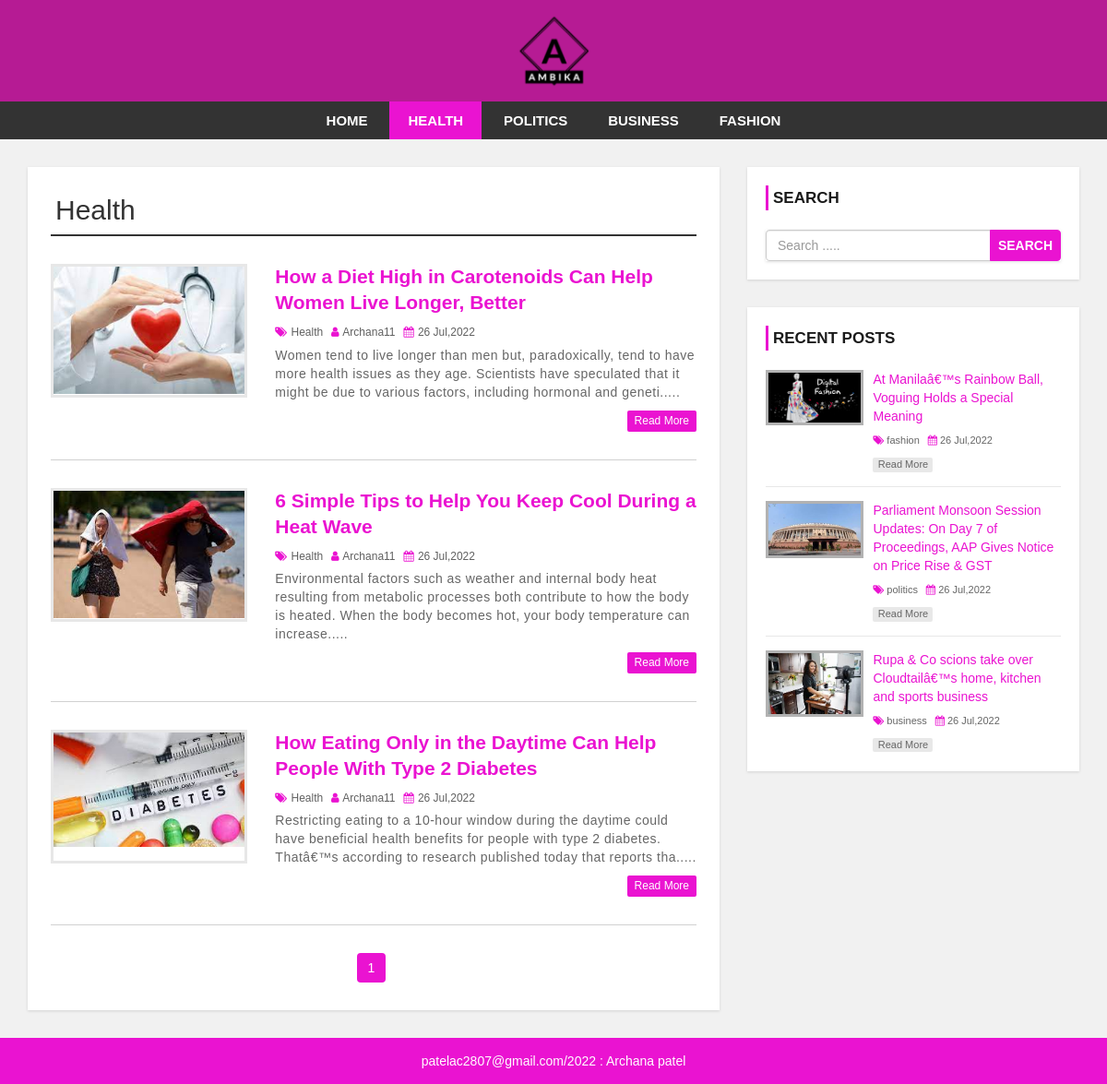
The app's page /category.php?cid=32 with its own data.
### tables this page shows
CREATE TABLE `setting` (
  `website_name` varchar(60) NOT NULL,
  `footer_desc` varchar(255) NOT NULL,
  `website_logo` varchar(60) NOT NULL
);

CREATE TABLE `category` (
  `category_id` int(11) NOT NULL,
  `category_name` varchar(100) NOT NULL,
  `post` int(11) NOT NULL DEFAULT '0'
);

CREATE TABLE `post` (
  `post_id` int(11) NOT NULL,
  `title` varchar(100) NOT NULL,
  `description` text NOT NULL,
  `category` varchar(100) NOT NULL,
  `post_date` varchar(50) NOT NULL,
  `author` int(11) NOT NULL,
  `post_img` varchar(100) NOT NULL
);

CREATE TABLE `user` (
  `user_id` int(10) UNSIGNED NOT NULL,
  `first_name` varchar(30) NOT NULL,
  `last_name` varchar(30) NOT NULL,
  `username` varchar(30) DEFAULT NULL,
  `password` varchar(40) DEFAULT NULL,
  `role` int(11) NOT NULL
);

### category.php (the view, shortened to what this page needs)
<?php include 'header.php'; ?>
    <div id="main-content">
      <div class="container">
        <div class="row">
            <div class="col-md-8">
                <div class="post-container">
                <?php
                    $sql1="SELECT * FROM category WHERE category_id={$cat_id} ";
                    $result1=mysqli_query($con,$sql1);
                    $row1=mysqli_fetch_assoc($result1);
                ?>
                <h2 class="page-heading"><?php echo $row1['category_name']; ?></h2>
<?php
 $limit=3;
if(isset($_GET["page"]))
{
    $page=$_GET["page"];
}
else
{
    $page=1;
}
$offset=($page-1)*$limit;
if(isset($_GET["cid"]))
{
    $cat_id=$_GET["cid"];
}
$sql="SELECT * FROM post
LEFT JOIN category ON post.category=category.category_id
LEFT JOIN user ON post.author=user.user_id
WHERE post.category={$cat_id}
ORDER BY post_id DESC LIMIT {$offset},{$limit}";
$result=mysqli_query($con,$sql);
if(mysqli_num_rows($result)>0)
{
    while($row=mysqli_fetch_assoc($result))
    {
?>
                        <div class="post-content">
                            <div class="row">
                                <div class="col-md-4">
                                    <a class="post-img" href="single.php?sid=<?php echo $row["post_id"]; ?>"><img src="admin/upload/<?php echo $row['post_img']; ?>" alt=""/></a>
                                </div>
                                <div class="col-md-8">
                                    <div class="inner-content clearfix">
                                        <h3><a href='single.php?sid=<?php echo $row["post_id"]; ?>'><?php echo $row['title']; ?></a></h3>
                                        <div class="post-information">
                                            <span>
                                                <i class="fa fa-tags" aria-hidden="true"></i>
                                                <a href='category.php?cid=<?php echo $row['category']; ?>'><?php echo $row['category_name']; ?></a>
                                            </span>
                                            <span>
                                                <i class="fa fa-user" aria-hidden="true"></i>
                                                <a href='author.php?aid=<?php echo $row['author']; ?>'><?php echo $row['username']; ?></a>
                                            </span>
                                            <span>
                                                <i class="fa fa-calendar" aria-hidden="true"></i>
                                                <?php echo $row['post_date']; ?>
                                            </span>
                                        </div>
                                        <p class="description">
                                        <?php echo substr($row['description'],0,200). '.....'; ?>
                                        </p>
                                        <a class='read-more pull-right' href='single.php?sid=<?php echo $row["post_id"]; ?>'>read more</a>
                                    </div>
                                </div>
                            </div>
                        </div>
                        <?php
                            }
                        }
                            ?>
                    <?php
                    $totalrecord=$row1['post'];
                    $totalpage=ceil($totalrecord/$limit);
                  ?>
                  <ul class='pagination admin-pagination'>
                    <?php
                      for($i=1;$i<=$totalpage;$i++)
                      {
                        if($i==$page)
                        {
                            $active="active";
                        }
                        else
                        {
                            $active="";
                        }
                      ?>
                     <li class="<?php echo $active ?>"><a href="category.php?cid=<?php echo $cat_id; ?>&page=<?php echo $i; ?>"><?php echo $i; ?></a></li>
                     <?php
                      }
                      ?>
                  </ul>
                    </div>
            </div>
            <?php include 'sidebar.php'; ?>
        </div>
      </div>
    </div>
<?php include 'footer.php'; ?>

### header.php (shortened to what this page needs)
<!DOCTYPE html>
<html lang="en">
<head>
    <link rel="stylesheet" href="css/bootstrap.min.css" />
    <link rel="stylesheet" href="css/font-awesome.css">
    <link rel="stylesheet" href="css/style.css">
</head>
<body>
<div id="header">
    <div class="container">
        <div class="row">
            <?php
                 include('config.php');
                  $sql1="SELECT * FROM setting";
                  $result1=mysqli_query($con,$sql1);
                  if(mysqli_num_rows($result1)>0)
                  {
                    while($row1=mysqli_fetch_assoc($result1))
                    {
                        if($row1['website_logo']=="")
                        {
                        ?>
                            <div class="col-md-2">
                            <a href="post.php" id="logo"><?php echo $row1['website_name']; ?></a>
                            </div>
                        <?php
                         }
                         else
                         {
                          ?>
                            <div class="col-md-offset-4 col-md-4">
                            <a href="post.php" id="logo" ><img  style="height: 80px;width: 80px;" src="images/<?php echo $row1['website_logo']; ?>"></a>
                            </div>
                         <?php
                         }
                    }
                  }
                  ?>
        </div>
    </div>
</div>
<div id="menu-bar">
    <div class="container">
        <div class="row">
            <div class="col-md-12">
                <?php
                include("config.php");
                $active="";
                if(isset($_GET['cid']))
                {
                    $cat_id=$_GET["cid"];
                }
                $sql="SELECT * FROM category WHERE post>0";
                $result=mysqli_query($con,$sql);
                if(mysqli_num_rows($result)>0)
                {
                ?>
                <ul class='menu'>
                <li><a href='index.php'>Home</a></li>
                    <?php
                    while($row=mysqli_fetch_assoc($result))
                    {
                        if(isset($_GET['cid']))
                        {
                        if($cat_id==$row['category_id'])
                        {
                          $active="active";
                        }
                        else
                        {
                          $active="";
                        }
                        }
                    ?>
                    <li><a class="<?php echo $active ; ?>" href='category.php?cid=<?php echo $row['category_id']; ?>'><?php echo $row['category_name']; ?></a></li>
                    <?php
                    }
                    ?>
                </ul>
                 <?php
                }
                 ?>
            </div>
        </div>
    </div>
</div>

### sidebar.php
<div id="sidebar" class="col-md-4">
    <div class="search-box-container">
        <h4>Search</h4>
        <form class="search-post" action="search.php" method ="GET">
            <div class="input-group">
                <input type="text" name="search" class="form-control" placeholder="Search .....">
                <span class="input-group-btn">
                    <button type="submit" class="btn btn-danger">Search</button>
                </span>
            </div>
        </form>
    </div>
    <div class="recent-post-container">
        <h4>Recent Posts</h4>
        <?php
$limit=3;
$sql="SELECT * FROM post
LEFT JOIN category ON post.category=category.category_id
LEFT JOIN user ON post.author=user.user_id
ORDER BY post_id DESC LIMIT {$limit}";
$result=mysqli_query($con,$sql);
if(mysqli_num_rows($result)>0)
{
    while($row=mysqli_fetch_assoc($result))
    {
?>
        <div class="recent-post">
            <a class="post-img" href="single.php?sid=<?php echo $row['post_id'];?>">
                <img src="admin/upload/<?php echo $row['post_img'];?>" alt=""/>
            </a>
            <div class="post-content">
                <h5><a href="single.php?sid=<?php echo $row['post_id'];?>"><?php echo $row['title'];?></a></h5>
                <span>
                    <i class="fa fa-tags" aria-hidden="true"></i>
                    <a href='category.php?cid=<?php echo $row['category_id'];?>'><?php echo $row['category_name'];?></a>
                </span>
                <span>
                    <i class="fa fa-calendar" aria-hidden="true"></i>
                    <?php echo $row['post_date'];?>
                </span>
                <a class="read-more" href="single.php?sid=<?php echo $row['post_id'];?>">read more</a>
            </div>
        </div>
        <?php
    }
}
        ?>
    </div>
</div>

### footer.php
<div id ="footer">
    <div class="container">
        <div class="row">
            <div class="col-md-12">
            <?php
                 include('config.php');
                  $sql="SELECT * FROM setting";
                  $result=mysqli_query($con,$sql);
                  if(mysqli_num_rows($result)>0)
                  {
                    while($row=mysqli_fetch_assoc($result))
                    {
                  ?>
                <span> <a href=""><?php echo $row['footer_desc'] ;?>: Archana patel</a></span>
                   <?php
                    }
                }
                ?>
            </div>
        </div>
    </div>
</div>
</body>
</html>

### css/style.css (style rules this page uses)
body { background: #f1f1f1; font-family: sans-serif,arial,Helvetica; }
a, a:hover, a:focus { text-decoration: none; outline: none; }
ul { margin:0; padding:0; list-style:none; }
h2.page-heading { margin: 5px 0 30px; padding: 0 5px 10px; border-bottom: 2px solid #333; }
form { background: #fff; padding: 25px; box-shadow:0 1px 3px rgba(0, 0, 0, 0.13); }
#header { background: #b61b94; text-align: center; padding: 15px; }
#logo { display: inline-block; width: 65%; }
#logo img { width: 100%; }
#menu-bar { background: #333; text-align: center; }
#menu-bar .menu > li { display: inline-block; }
.menu > li > a { padding: 10px 20px; display: block; text-transform: uppercase; color: #fff; font-size: 15px; font-weight:600; transition:all 0.5s ease 0s; }
#menu-bar .menu > li > a:hover, #menu-bar .menu > li > a.active { color:#fff; background:#ea13d1; }
#main-content { padding: 30px 0; min-height: 750px; }
#main-content .post-container { background-color: #fff; padding: 25px; box-shadow: 0 1px 3px rgba(0, 0, 0, 0.13); }
#main-content .post-content { border-bottom: 1px solid #d1d1d1; padding: 0 0 30px; margin-bottom:30px; }
#main-content .post-content img { width: 100%; }
#main-content .post-content .post-img { border: 3px solid #e7e7e7; display: block; height: 145px; overflow: hidden; transition: border .3s; }
#main-content .post-content h3 { font-size: 21px; line-height: 28px; font-weight: 600; margin: 0 0 7px; }
#main-content .post-content h3 a { color: #ea13d1; transition:all 0.3s; }
#main-content .post-content .post-information span { color: #606060; font-size: 12px; text-transform: capitalize; margin: 0 5px 5px 0; display: inline-block; }
#main-content .post-content .post-information i { color: #ea13d1; margin-right: 1px; }
#main-content .post-content .post-information a { color: #606060; text-decoration: none; }
#main-content .post-content p, #main-content .single-post p { color: #666; font-size: 14px; letter-spacing: 0.5px; margin:0 0 10px; }
#main-content .post-content a.read-more { color: #fff; background-color: #ea13d1; font-size: 12px; text-transform: capitalize; padding: 3px 8px; border-radius: 2px; transition: all 0.3s; }
.pagination { display: block; text-align: center; margin: 0; }
.pagination li { display:inline-block; margin: 0 5px 0 0; }
.pagination li a { border: none; background: #ea13d1; color: #fff; }
i.fa { color:#222; }
#sidebar h4 { color: #1A1A1A; font-size: 17px; line-height: 27px; font-weight:600; text-transform: uppercase; padding: 0 0 0 5px; margin: 0 0 21px; border-left: 3px solid #ea13d1; }
#sidebar .search-box-container { background-color: #fff; padding: 20px; margin: 0 0 30px; box-shadow: 0 1px 3px rgba(0, 0, 0, 0.13); }
#sidebar .search-post { padding: 0; }
#sidebar .search-post input { color: #606060; }
#sidebar .search-post .btn { font-weight: 600; text-transform: uppercase; padding: 6px 8px; background-color: #ea13d1; border-color: #ea13d1; outline: none; }
#sidebar .recent-post-container { padding: 20px; background: #fff; box-shadow: 0 1px 3px rgba(0, 0, 0, 0.13); }
#sidebar .recent-post { border-bottom: 1px solid #e7e7e7; padding: 0 0 15px; margin: 0 0 15px; }
#sidebar .recent-post:last-child { margin: 0; padding: 0; border: none; }
#sidebar .recent-post .post-img { display: inline-block; width: 33%; border: 3px solid rgba(0,0,0,0.3); vertical-align: top; transition: border .3s; }
#sidebar .recent-post .post-img img { width: 100%; }
#sidebar .recent-post .post-content { width: 65%; display: inline-block; border: none; padding: 0 0 0 7px; margin: 0; }
#sidebar .recent-post h5 { font-size: 14px; line-height: 20px; margin: 0 0 5px; }
#sidebar .recent-post h5 a { color: #ea13d1; }
#sidebar .recent-post span { color: #666; font-size: 11px; display: inline-block; margin: 0 5px 10px 0; }
#sidebar .recent-post span a { color: #666; }
#sidebar .recent-post span i { color: #ea13d1; }
#sidebar .recent-post a.read-more { color: #666; background-color: rgba(0,0,0,0.09); width: 65px; font-size: 11px; text-align: center; padding: 0; display: block; transition: all 0.3s; }
#footer { color: #fff; padding:15px 0; text-align:center; background-color:#ea13d1; }
#footer a { color:#fff; }

### records on screen
setting: website_logo (picture), footer_desc "patelac2807@gmail.com/2022"
category: category_name "HEALTH", category_name "Health"
category: category_name "POLITICS"
category: category_name "BUSINESS"
category: category_name "FASHION"
post: post_img (picture), title "How a Diet High in Carotenoids Can Help Women Live Longer, Better", category.category_name "Health", user.username "Archana11", post_date "26 Jul,2022", description "Women tend to live longer than men but, paradoxically, tend to have more health issues as they age. Scientists have speculated that it might be due to various factors, including hormonal and geneti"
post: post_img (picture), title "6 Simple Tips to Help You Keep Cool During a Heat Wave", category.category_name "Health", user.username "Archana11", post_date "26 Jul,2022", description "Environmental factors such as weather and internal body heat resulting from metabolic processes both contribute to how the body is heated. When the body becomes hot, your body temperature can increase"
post: post_img (picture), title "How Eating Only in the Daytime Can Help People With Type 2 Diabetes", category.category_name "Health", user.username "Archana11", post_date "26 Jul,2022", description "Restricting eating to a 10-hour window during the daytime could have beneficial health benefits for people with type 2 diabetes. Thatâ€™s according to research published today that reports tha"
post: post_img (picture), title "At Manilaâ€™s Rainbow Ball, Voguing Holds a Special Meaning", category.category_name "fashion", post_date "26 Jul,2022"
post: post_img (picture), title "Parliament Monsoon Session Updates: On Day 7 of Proceedings, AAP Gives Notice on Price Rise & GST", category.category_name "politics", post_date "26 Jul,2022"
post: post_img (picture), title "Rupa & Co scions take over Cloudtailâ€™s home, kitchen and sports business", category.category_name "business", post_date "26 Jul,2022"
